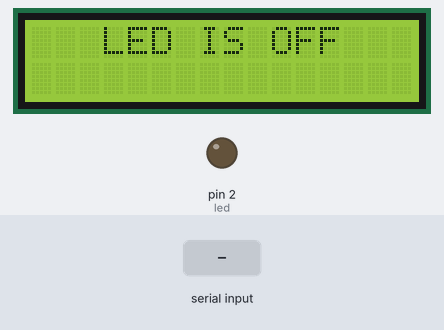
Simulated run of this sketch. Board: Arduino Uno, built with avr-gcc and run on an emulated ATmega328P. Parts: 16×2 character LCD, output pins drawn as LEDs (lit = HIGH). The inputs (shaded band) are chosen by the test bench. What the sketch prints to the serial monitor is not drawn.

Above: at 1.2 s.
1.3 s: "1" received over Serial
At 2.2 s:
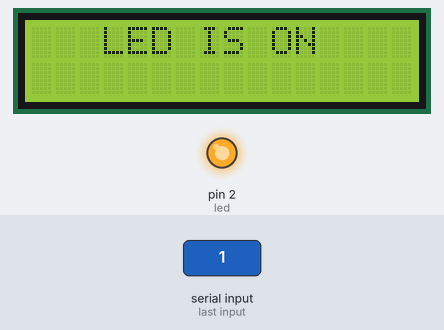
4.3 s: "0" received over Serial
At 5.3 s:
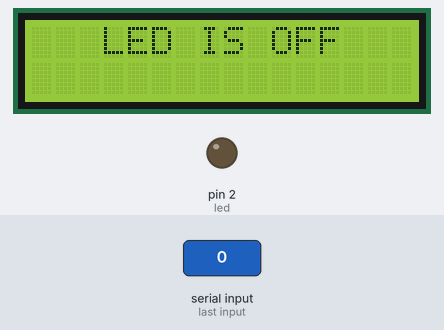
7.3 s: "1" received over Serial
At 8.1 s:
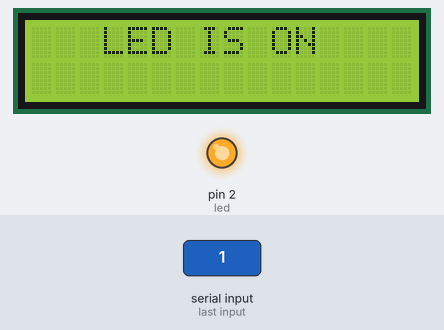
10.3 s: "0" received over Serial
At 11.1 s:
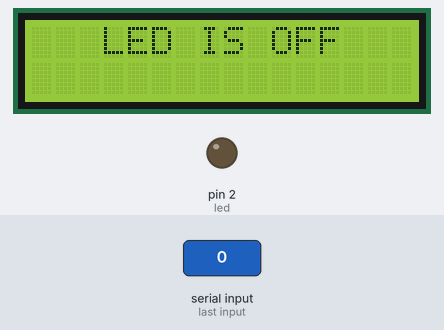
13.3 s: "2" received over Serial
14.8 s: "0" received over Serial
Timing chart, 0 to 17.8 s (numbered marks = the images above; inputs shaded):
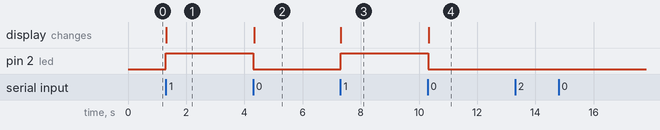

Measured:
- after the input at 1.3 s, pin 2 (led): LOW → HIGH at once; the display: changes at once (image 1)
- after the input at 4.3 s, pin 2 (led): HIGH → LOW at once; the display: changes at once (image 2)
- after the input at 7.3 s, pin 2 (led): LOW → HIGH at once; the display: changes at once (image 3)
- after the input at 10.3 s, pin 2 (led): HIGH → LOW at once; the display: changes at once (image 4)

The sketch:

LED_whit_Bluetooth_LCD.ino
```cpp
#include <Wire.h>
#include <LiquidCrystal_I2C.h>

// Set the LCD address to 0x27 for a 16 chars and 2 line display
LiquidCrystal_I2C lcd(0x3F, 16, 2);

int led = 2;
int state = 0;
int flag = 0;


void setup() {
  pinMode(led, OUTPUT);
  digitalWrite(led, LOW);

  Serial.begin(9600);

  lcd.begin();
  lcd.setCursor(3,0);
  lcd.print("LED IS OFF");
  lcd.backlight();
}

void loop() {
  //digitalWrite(led, HIGH);
  if(Serial.available()>0){
    state = Serial.read();
    flag=0;
  }
  if(state == '0'){
    digitalWrite(led, LOW);
    lcd.clear();
    lcd.setCursor(3,0);
    lcd.print("LED IS OFF");
    Serial.println("LED IS OFF");
    flag=1;
  }
  else if(state == '1'){
    digitalWrite(led, HIGH);
    lcd.clear();
    lcd.setCursor(3,0);
    lcd.print("LED IS ON");
    Serial.println("LED IS ON");
    flag=1;
  }
}
```
